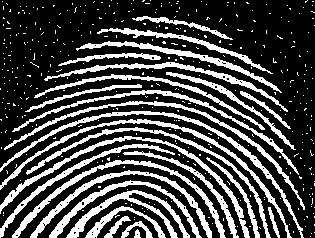
%> input picture matlab/Graphics and visual system - Projects/program8/noisy_fingerprint.tif, 315 x 238 px
$ octave program8.m   (GNU Octave 9; MATLAB toolbox functions it lacks are replaced by stand-ins)
%> lines starting %> are read from the running program, lines starting %| are printed output that depends on the picture; in (x1, y1, x2, y2) boxes, pixels count from 0 and x2, y2 are one past the last pixel; in counts of white or black regions, pixels touching at a corner belong together; the program's own positions count from 1
%program8
% Morpholigical Processing
% a). Implement the morphological operations: erosion, dilation,
% opening and closing, and use the noisy_fingerprint.tif to check
% your implementation.
% b). Implement boundary extraction, hole filling, connected
% component extraction. Using licoln_from_penny.tif,
% region_filling_refletion.tif and chickenfilet_with_bones.tif to verify
% the results, respectively.

clc;
clear all;
close all;
%读取图像
I = imread('noisy_fingerprint.tif');
%> I: size 238x315 logical; 28.5% white; 414 white regions (387 under 20 px), largest, box (x1, y1, x2, y2) and area: (0, 111, 304, 238) 1388, (0, 136, 250, 238) 1372, (0, 119, 292, 238) 1337
[h,w] = size(I);
%> h = 238; w = 315
figure;subplot(2,4,1);imshow(I);

%a=======================================================================
%腐蚀
disk=[0 1 0
      1 1 1
      0 1 0];%这里是创建一个半径为5的平坦型圆盘结构元素
result1 = I;
for i = 2: h-1
    for j = 2: w-1
        h = I(i-1:i+1,j-1:j+1).* disk;
        k = [h(1,2),h(2,1),h(2,2),h(2,3),h(3,2)];
        result1(i,j) = min(min(k));
    end
end
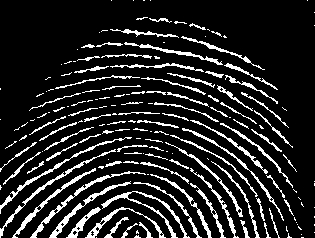
%> result1: size 238x315 logical; 14.3% white in thin lines or dots
subplot(2,4,2);imshow(result1);

%膨胀
result2 = I;
for i = 2: h-1
    for j = 2: w-1
        h = I(i-1:i+1,j-1:j+1).* disk;
        result2(i,j) = max(max(h));
    end
end
%> this loop made 0 passes
subplot(2,4,3);imshow(result2);

%开操作
result3 = I;
for i = 2: h-1
    for j = 2: w-1
        h = result1(i-1:i+1,j-1:j+1).* disk;%对result1膨胀
        result3(i,j) = max(max(h));
    end
end
subplot(2,4,4);imshow(result3);

%闭操作
result4 = result2;
for i = 2: h-1
    for j = 2: w-1
        h = result2(i-1:i+1,j-1:j+1).* disk;
        k = [h(1,2),h(2,1),h(2,2),h(2,3),h(3,2)];%对result1腐蚀
        result4(i,j) = min(min(k));
    end
end
subplot(2,4,5);imshow(result4);

%b=======================================================================
%读取图像
I1 = imread('licoln_from_penny.tif');
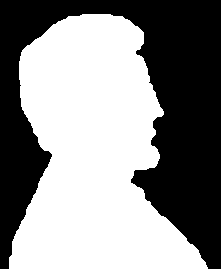
%> input picture matlab/Graphics and visual system - Projects/program8/licoln_from_penny.tif, 221 x 269 px
%> I1: size 269x221 logical; 54.6% white; 1 black region, box (x1, y1, x2, y2) and area: (0, 0, 221, 269) 26994
figure;subplot(2,3,1);imshow(I1);
I2 = imread('region_filling_reflections.tif');
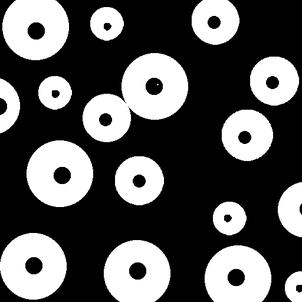
%> input picture matlab/Graphics and visual system - Projects/program8/region_filling_reflections.tif, 302 x 302 px, shrunk from 512 x 512 before the run
%> I2 is the input picture: size 302x302 uint8; min 0, max 255, mean 90.1
subplot(2,3,2);imshow(I2);
I3 = imread('chickenfilet_with_bones.tif');
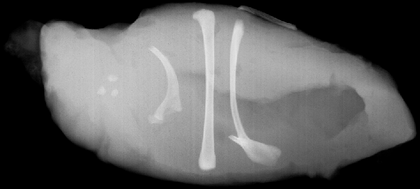
%> input picture matlab/Graphics and visual system - Projects/program8/chickenfilet_with_bones.tif, 420 x 189 px, shrunk from 712 x 321 before the run
%> I3 is the input picture: size 189x420 uint8; min 0, max 229, mean 92.5
subplot(2,3,3);imshow(I3);

%边界提取
result1 = I1 - imerode(I1,disk);
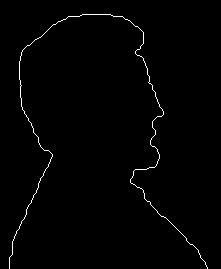
%> result1: size 269x221 double; values 0 (black) and 1 (white), 1% white in thin lines or dots, all inside (x1, y1, x2, y2) = (9, 14, 208, 269)
subplot(2,3,4);imshow(result1);

%孔洞填充
result2 = imfill(I2,'holes');
subplot(2,3,5);imshow(result2);

%连通组件提取
[h,w] = size(I3);
%> h = 189; w = 420
I4 = zeros(h,w);
for i = 1:h
    for j = 1:w
        if(I3(i,j) > 200)
            I4(i,j) = 1;
        end
    end
end
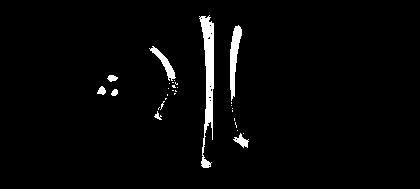
%> I4: size 189x420 double; values 0 (black) and 1 (white), 2.7% white; 30 white regions (22 under 20 px), largest, box (x1, y1, x2, y2) and area: (199, 15, 214, 168) 1101, (230, 25, 242, 101) 468, (149, 46, 176, 81) 251
disk=[0 0 1 0 0
      0 1 1 1 0
      1 1 1 1 1
      0 1 1 1 0
      0 0 1 0 0];%这里是创建一个半径为5的平坦型圆盘结构元素
I4_fs=imerode(I4,disk);
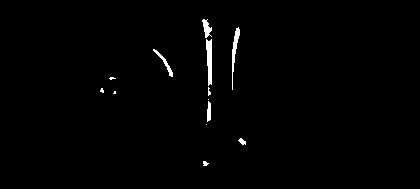
%> I4_fs: size 189x420 double; values 0 (black) and 1 (white), 0.98% white; 13 white regions (6 under 20 px), largest, box (x1, y1, x2, y2) and area: (206, 39, 212, 86) 216, (232, 27, 240, 90) 176, (202, 19, 212, 38) 104
subplot(2,3,6);imshow(I4_fs);
result3 = max(max(bwlabel(I4_fs)))
%> result3 = 13
